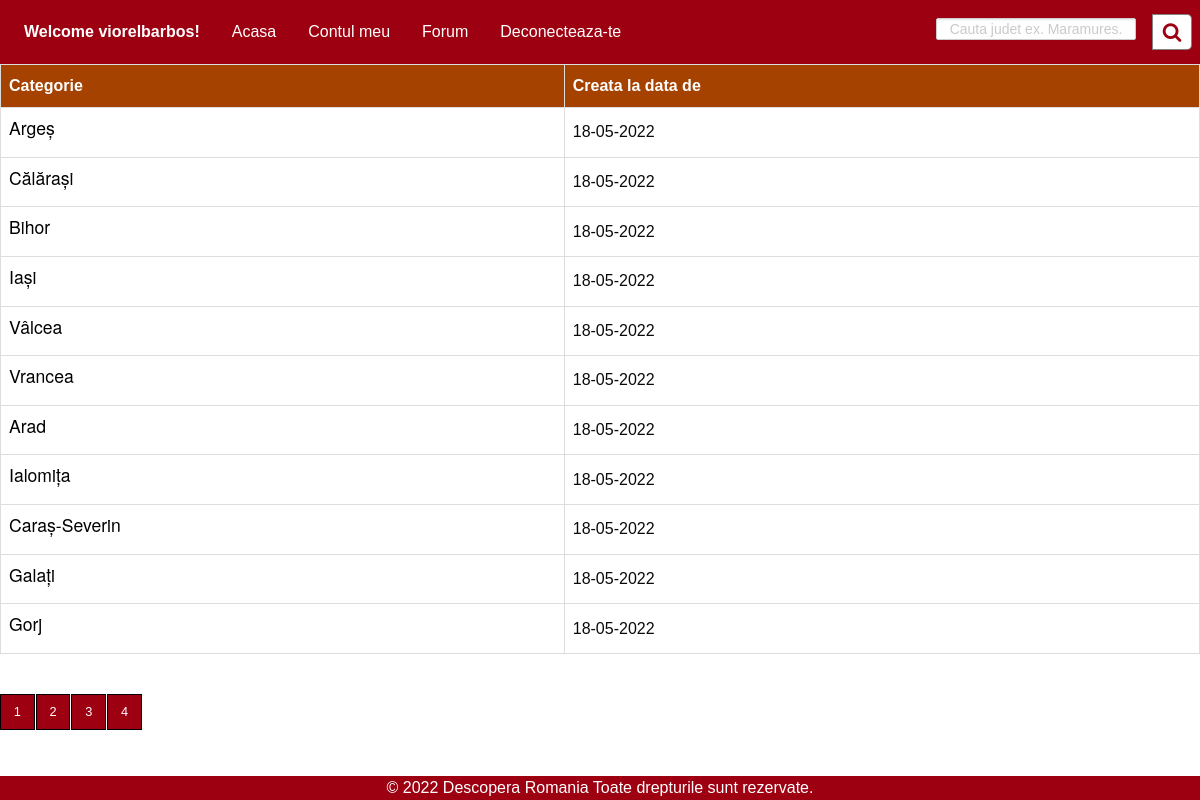
Screenshot of /category.php?pg=3 (signed in) with the database file from the repository.
### tables this page shows
CREATE TABLE `pages` (
  `id` int(11) NOT NULL,
  `pg_name` varchar(20) NOT NULL,
  `nume_meniu` varchar(17) NOT NULL,
  `tip_user` int(11) NOT NULL
);

CREATE TABLE `judete` (
  `id` int(11) NOT NULL,
  `code` varchar(55) NOT NULL,
  `name` varchar(64) NOT NULL
);

### category.php (the view, shortened to what this page needs)
<html>
  <link rel="stylesheet" href="css/foundation.css" />
  <link rel="stylesheet" href="css/app.css" />
  <link rel="stylesheet" href="css/app.css" />
  <link rel="stylesheet" href="css/styleAuth.css" />
</html>
<?php
include 'db.php';
include 'header-admin.php';
if($_SESSION['type'] == 1) {
    $start = 0;
    $limit = 7;
    $id = 1;
}
else {
    $limit = 11;
    $id = 1;
}
    if (isset($_GET['pg'])) {
        $id = $_GET['pg'];
    }
    else {
      $id = 1;
    }
    $start = ($id - 1) * $limit;
    $sql_jud = "SELECT * FROM judete LIMIT $start, $limit";
    $result_jud = mysqli_query($con, $sql_jud);
    if (!$result_jud)
        die('Invalid querry:' . mysqli_error($con));
    else {
        echo "<table id = \"customers\">";
        echo "<tr><th><b>Categorie</b></th><th><b>Creata la data de</b></th></tr>";
        while ($table_data = mysqli_fetch_array($result_jud, MYSQLI_ASSOC)) {
            echo "<tr><td>";
            echo '<h3><a href="topic.php?jud=' . $table_data['name'] . '">' . $table_data['name'] . '</a><h3>';
            echo "</td>";
            echo "<td>";
            echo "18-05-2022";
            echo "</td></tr>";
        }
        echo "</table>";
        $rows = mysqli_num_rows(mysqli_query($con, "SELECT * FROM judete "));
        $total = ceil($rows / $limit);
        echo "<div class='container'>";
        echo "<ul class='pagination'>";
        for ($i = 1; $i <= $total; $i++) {
            if ($i == $id) {
                echo "<li><a href='?pg=" . $i . "'>" . $i . "</a></li>";
            } else {
                echo "<li><a href='?pg=" . $i . "'>" . $i . "</a></li>";
            }
        }
        echo "</ul>";
        echo "</div>";
        include('footer.php');
    }
?>

### header-admin.php (shortened to what this page needs)
<link rel="stylesheet" href="https://cdnjs.cloudflare.com/ajax/libs/font-awesome/4.7.0/css/font-awesome.min.css">
<div class="top-bar">
        <div class="top-bar-left">
            <ul class="dropdown menu" data-dropdown-menu>
                <li class="menu-text">Welcome <?php echo $_SESSION['username']; ?>!</li>
                <?php
                    include('verificare.php');
                    $user_type = $_SESSION['type'];
                    $sql_pagini = "SELECT * FROM pages WHERE tip_user in ('$user_type', '2')";
                    $result_pagini = mysqli_query($con, $sql_pagini);
                    while ($table_data = mysqli_fetch_array($result_pagini, MYSQLI_ASSOC)) {
                        echo "<li><a href=".$table_data['pg_name'].">".$table_data['nume_meniu']."</a></li>";
                    }
                ?>
            </ul>
        </div>
        <div class="wrap">
            <div class="search">
            <form id="usrform" action="" method="post">
                <input name = "cautare" type="text" class="searchTerm" placeholder="Cauta judet ex. Maramures.">
                    <button name ="cauta" type="submit" class="searchButton"><i class="fa fa-search"></i></button>
            </form>
            </div>
        </div>
</div>

### css/app.css (style rules this page uses)
.search { width: 100%; position: relative; display: flex; }
.searchTerm { width: 100%; border: 3px solid #00B4CC; border-right: none; height: 20px; border-radius: 5px 0 0 5px; outline: none; color: #9DBFAF; }
.searchButton { width: 40px; height: 36px; border: 1px solid #0000007c; background: #ffffff; text-align: center; color: #9d0011; border-radius: 0 5px 5px 0; cursor: pointer; font-size: 20px; float: right; }
.pagination { justify-content: left; }
.container { width: 100%; display: flex; justify-content: start; flex-direction: column; align-items: flex-start; }
#customers { margin-bottom: 40px; }

### css/styleAuth.css (style rules this page uses)
a { color: #0067ab; text-decoration: none; }
input[type='text'], input[type='email'], input[type='password'] { width: 200px; border-radius: 2px; border: 1px solid #CCC; padding: 10px; color: #333; font-size: 14px; margin-top: 10px; text-align: center; }

### category.php (style rules this page uses)
.top-bar, .top-bar ul { background-color: #ff0000; color: white; }
a { color: white; }
#customers { font-family: Arial, Helvetica, sans-serif; border-collapse: collapse; width: 100%; }
#customers td, #customers th { border: 1px solid #ddd; padding: 8px; }
#customers tr { background-color: white; }
#customers th { padding-top: 12px; padding-bottom: 12px; text-align: left; background-color: #a64200; color: white; }
ul.pagination a { display: inline-block; vertical-align: middle; margin: 0 0 1rem 0; font-family: inherit; padding: 0.85em 1em; -webkit-appearance: none; border: 1px solid rgb(0, 0, 0); border-radius: 0; transition: background-color 0.25s ease-out, color 0.25s ease-out; font-size: 0.8rem; line-height: 1; text-align: center; cursor: pointer; background-color: #9d0011; color: #fefefe; }
td>h3>a { color: black; font-size: 1.1rem; }
.top-bar { width: 100%; }

### header-admin.php (style rules this page uses)
.wrap form { width: 313px; justify-content: flex-end; display: flex; align-items: center; flex-direction: row; }
.wrap { width:313px; }
.top-bar, .top-bar ul { background-color: #9d0011; }

### rows the page displays
pages: nume_meniu "Acasa"
pages: nume_meniu "Contul meu"
pages: nume_meniu "Forum"
pages: nume_meniu "Deconecteaza-te"
judete: name "Argeș"
judete: name "Călărași"
judete: name "Bihor"
judete: name "Iași"
judete: name "Vâlcea"
judete: name "Vrancea"
judete: name "Arad"
judete: name "Ialomița"
judete: name "Caraș-Severin"
judete: name "Galați"
judete: name "Gorj"

### other values shown
$_SESSION['username'] "viorelbarbos"
